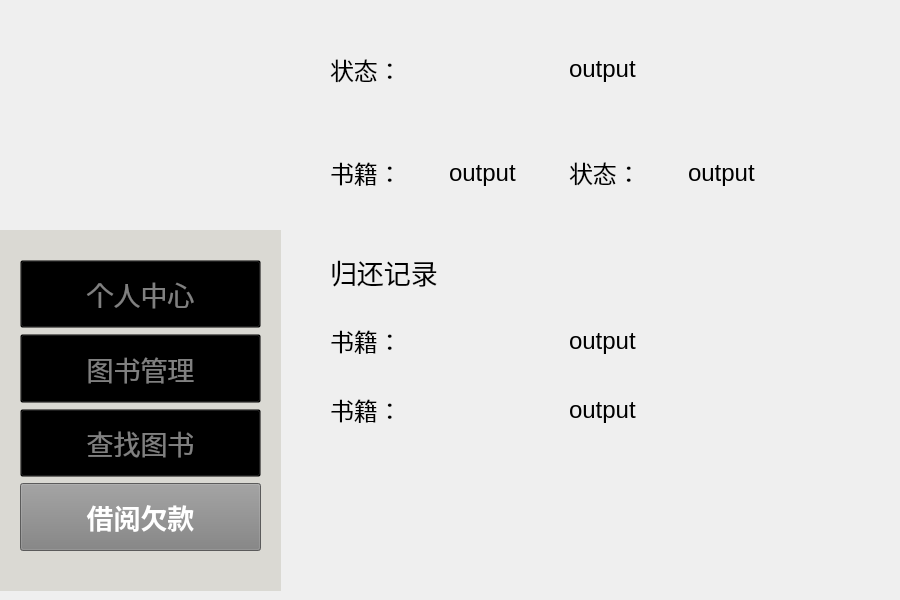
<?xml version="1.0" encoding="UTF-8"?>
<ui version="4.0">
 <class>paymode</class>
 <widget class="QWidget" name="paymode">
  <property name="geometry">
   <rect>
    <x>0</x>
    <y>0</y>
    <width>900</width>
    <height>600</height>
   </rect>
  </property>
  <property name="windowTitle">
   <string>Form</string>
  </property>
  <widget class="QWidget" name="verticalLayoutWidget_3">
   <property name="geometry">
    <rect>
     <x>330</x>
     <y>20</y>
     <width>471</width>
     <height>201</height>
    </rect>
   </property>
   <layout class="QVBoxLayout" name="verticalLayout">
    <item>
     <layout class="QHBoxLayout" name="horizontalLayout_2">
      <item>
       <widget class="QLabel" name="label_13">
        <property name="font">
         <font>
          <pointsize>18</pointsize>
         </font>
        </property>
        <property name="text">
         <string>状态：</string>
        </property>
       </widget>
      </item>
      <item>
       <widget class="QLabel" name="label_14">
        <property name="font">
         <font>
          <pointsize>18</pointsize>
         </font>
        </property>
        <property name="text">
         <string>output</string>
        </property>
       </widget>
      </item>
     </layout>
    </item>
    <item>
     <layout class="QHBoxLayout" name="horizontalLayout">
      <item>
       <widget class="QLabel" name="label_8">
        <property name="font">
         <font>
          <pointsize>18</pointsize>
         </font>
        </property>
        <property name="text">
         <string>书籍：</string>
        </property>
       </widget>
      </item>
      <item>
       <widget class="QLabel" name="label_6">
        <property name="font">
         <font>
          <pointsize>18</pointsize>
         </font>
        </property>
        <property name="text">
         <string>output</string>
        </property>
       </widget>
      </item>
      <item>
       <widget class="QLabel" name="label_9">
        <property name="font">
         <font>
          <pointsize>18</pointsize>
         </font>
        </property>
        <property name="text">
         <string>状态：</string>
        </property>
       </widget>
      </item>
      <item>
       <widget class="QLabel" name="label_10">
        <property name="font">
         <font>
          <pointsize>18</pointsize>
         </font>
        </property>
        <property name="text">
         <string>output</string>
        </property>
       </widget>
      </item>
     </layout>
    </item>
   </layout>
  </widget>
  <widget class="QWidget" name="verticalLayoutWidget_4">
   <property name="geometry">
    <rect>
     <x>330</x>
     <y>240</y>
     <width>471</width>
     <height>201</height>
    </rect>
   </property>
   <layout class="QVBoxLayout" name="verticalLayout_3">
    <item>
     <widget class="QLabel" name="label_7">
      <property name="font">
       <font>
        <family>华文隶书</family>
        <pointsize>20</pointsize>
       </font>
      </property>
      <property name="text">
       <string>归还记录</string>
      </property>
     </widget>
    </item>
    <item>
     <layout class="QHBoxLayout" name="horizontalLayout_3">
      <item>
       <widget class="QLabel" name="label_15">
        <property name="font">
         <font>
          <pointsize>18</pointsize>
         </font>
        </property>
        <property name="text">
         <string>书籍：</string>
        </property>
       </widget>
      </item>
      <item>
       <widget class="QLabel" name="label_16">
        <property name="font">
         <font>
          <pointsize>18</pointsize>
         </font>
        </property>
        <property name="text">
         <string>output</string>
        </property>
       </widget>
      </item>
     </layout>
    </item>
    <item>
     <layout class="QHBoxLayout" name="horizontalLayout_4">
      <item>
       <widget class="QLabel" name="label_19">
        <property name="font">
         <font>
          <pointsize>18</pointsize>
         </font>
        </property>
        <property name="text">
         <string>书籍：</string>
        </property>
       </widget>
      </item>
      <item>
       <widget class="QLabel" name="label_20">
        <property name="font">
         <font>
          <pointsize>18</pointsize>
         </font>
        </property>
        <property name="text">
         <string>output</string>
        </property>
       </widget>
      </item>
     </layout>
    </item>
   </layout>
  </widget>
  <widget class="QLabel" name="logo">
   <property name="enabled">
    <bool>true</bool>
   </property>
   <property name="geometry">
    <rect>
     <x>0</x>
     <y>0</y>
     <width>281</width>
     <height>271</height>
    </rect>
   </property>
   <property name="styleSheet">
    <string notr="true">QLabel {
    background-color: transparent;
}
</string>
   </property>
   <property name="frameShape">
    <enum>QFrame::Shape::NoFrame</enum>
   </property>
   <property name="frameShadow">
    <enum>QFrame::Shadow::Plain</enum>
   </property>
   <property name="text">
    <string/>
   </property>
   <property name="pixmap">
    <pixmap resource="resources.qrc">:/images/E:/document/year_one/3rd/Logo.png</pixmap>
   </property>
   <property name="scaledContents">
    <bool>true</bool>
   </property>
   <property name="wordWrap">
    <bool>false</bool>
   </property>
   <property name="openExternalLinks">
    <bool>false</bool>
   </property>
   <property name="textInteractionFlags">
    <set>Qt::TextInteractionFlag::LinksAccessibleByMouse</set>
   </property>
  </widget>
  <widget class="QLabel" name="cat_1">
   <property name="geometry">
    <rect>
     <x>730</x>
     <y>350</y>
     <width>171</width>
     <height>221</height>
    </rect>
   </property>
   <property name="sizePolicy">
    <sizepolicy hsizetype="Expanding" vsizetype="Expanding">
     <horstretch>0</horstretch>
     <verstretch>0</verstretch>
    </sizepolicy>
   </property>
   <property name="maximumSize">
    <size>
     <width>300</width>
     <height>300</height>
    </size>
   </property>
   <property name="text">
    <string/>
   </property>
   <property name="pixmap">
    <pixmap resource="resources.qrc">:/images/E:/document/year_one/3rd/Cat(1).png</pixmap>
   </property>
   <property name="scaledContents">
    <bool>true</bool>
   </property>
  </widget>
  <widget class="QWidget" name="verticalLayoutWidget">
   <property name="geometry">
    <rect>
     <x>0</x>
     <y>230</y>
     <width>281</width>
     <height>361</height>
    </rect>
   </property>
   <layout class="QVBoxLayout" name="mode">
    <item>
     <widget class="QFrame" name="frame">
      <property name="enabled">
       <bool>true</bool>
      </property>
      <property name="acceptDrops">
       <bool>false</bool>
      </property>
      <property name="autoFillBackground">
       <bool>false</bool>
      </property>
      <property name="styleSheet">
       <string notr="true">QFrame {
    background-color: rgb(218,217,211); 
}
</string>
      </property>
      <property name="frameShape">
       <enum>QFrame::Shape::NoFrame</enum>
      </property>
      <property name="frameShadow">
       <enum>QFrame::Shadow::Plain</enum>
      </property>
      <widget class="QWidget" name="verticalLayoutWidget_2">
       <property name="geometry">
        <rect>
         <x>20</x>
         <y>30</y>
         <width>241</width>
         <height>291</height>
        </rect>
       </property>
       <layout class="QVBoxLayout" name="verticalLayout_2">
        <item>
         <widget class="QPushButton" name="PersonalMode_Button">
          <property name="enabled">
           <bool>true</bool>
          </property>
          <property name="sizePolicy">
           <sizepolicy hsizetype="Expanding" vsizetype="Expanding">
            <horstretch>0</horstretch>
            <verstretch>0</verstretch>
           </sizepolicy>
          </property>
          <property name="font">
           <font>
            <pointsize>20</pointsize>
            <bold>false</bold>
           </font>
          </property>
          <property name="focusPolicy">
           <enum>Qt::FocusPolicy::ClickFocus</enum>
          </property>
          <property name="layoutDirection">
           <enum>Qt::LayoutDirection::LeftToRight</enum>
          </property>
          <property name="autoFillBackground">
           <bool>false</bool>
          </property>
          <property name="styleSheet">
           <string notr="true">QPushButton {
    background-color: transparent;
    color: grey;
}
</string>
          </property>
          <property name="text">
           <string>个人中心</string>
          </property>
         </widget>
        </item>
        <item>
         <widget class="QPushButton" name="BookMode_Button">
          <property name="enabled">
           <bool>true</bool>
          </property>
          <property name="sizePolicy">
           <sizepolicy hsizetype="Expanding" vsizetype="Expanding">
            <horstretch>0</horstretch>
            <verstretch>0</verstretch>
           </sizepolicy>
          </property>
          <property name="palette">
           <palette>
            <active>
             <colorrole role="WindowText">
              <brush brushstyle="SolidPattern">
               <color alpha="255">
                <red>128</red>
                <green>128</green>
                <blue>128</blue>
               </color>
              </brush>
             </colorrole>
             <colorrole role="Button">
              <brush brushstyle="SolidPattern">
               <color alpha="0">
                <red>0</red>
                <green>0</green>
                <blue>0</blue>
               </color>
              </brush>
             </colorrole>
             <colorrole role="Text">
              <brush brushstyle="SolidPattern">
               <color alpha="255">
                <red>128</red>
                <green>128</green>
                <blue>128</blue>
               </color>
              </brush>
             </colorrole>
             <colorrole role="ButtonText">
              <brush brushstyle="SolidPattern">
               <color alpha="255">
                <red>128</red>
                <green>128</green>
                <blue>128</blue>
               </color>
              </brush>
             </colorrole>
             <colorrole role="Base">
              <brush brushstyle="SolidPattern">
               <color alpha="0">
                <red>0</red>
                <green>0</green>
                <blue>0</blue>
               </color>
              </brush>
             </colorrole>
             <colorrole role="Window">
              <brush brushstyle="SolidPattern">
               <color alpha="0">
                <red>0</red>
                <green>0</green>
                <blue>0</blue>
               </color>
              </brush>
             </colorrole>
             <colorrole role="PlaceholderText">
              <brush brushstyle="SolidPattern">
               <color alpha="128">
                <red>128</red>
                <green>128</green>
                <blue>128</blue>
               </color>
              </brush>
             </colorrole>
            </active>
            <inactive>
             <colorrole role="WindowText">
              <brush brushstyle="SolidPattern">
               <color alpha="255">
                <red>128</red>
                <green>128</green>
                <blue>128</blue>
               </color>
              </brush>
             </colorrole>
             <colorrole role="Button">
              <brush brushstyle="SolidPattern">
               <color alpha="0">
                <red>0</red>
                <green>0</green>
                <blue>0</blue>
               </color>
              </brush>
             </colorrole>
             <colorrole role="Text">
              <brush brushstyle="SolidPattern">
               <color alpha="255">
                <red>128</red>
                <green>128</green>
                <blue>128</blue>
               </color>
              </brush>
             </colorrole>
             <colorrole role="ButtonText">
              <brush brushstyle="SolidPattern">
               <color alpha="255">
                <red>128</red>
                <green>128</green>
                <blue>128</blue>
               </color>
              </brush>
             </colorrole>
             <colorrole role="Base">
              <brush brushstyle="SolidPattern">
               <color alpha="0">
                <red>0</red>
                <green>0</green>
                <blue>0</blue>
               </color>
              </brush>
             </colorrole>
             <colorrole role="Window">
              <brush brushstyle="SolidPattern">
               <color alpha="0">
                <red>0</red>
                <green>0</green>
                <blue>0</blue>
               </color>
              </brush>
             </colorrole>
             <colorrole role="PlaceholderText">
              <brush brushstyle="SolidPattern">
               <color alpha="128">
                <red>128</red>
                <green>128</green>
                <blue>128</blue>
               </color>
              </brush>
             </colorrole>
            </inactive>
            <disabled>
             <colorrole role="WindowText">
              <brush brushstyle="SolidPattern">
               <color alpha="255">
                <red>128</red>
                <green>128</green>
                <blue>128</blue>
               </color>
              </brush>
             </colorrole>
             <colorrole role="Button">
              <brush brushstyle="SolidPattern">
               <color alpha="0">
                <red>0</red>
                <green>0</green>
                <blue>0</blue>
               </color>
              </brush>
             </colorrole>
             <colorrole role="Text">
              <brush brushstyle="SolidPattern">
               <color alpha="255">
                <red>128</red>
                <green>128</green>
                <blue>128</blue>
               </color>
              </brush>
             </colorrole>
             <colorrole role="ButtonText">
              <brush brushstyle="SolidPattern">
               <color alpha="255">
                <red>128</red>
                <green>128</green>
                <blue>128</blue>
               </color>
              </brush>
             </colorrole>
             <colorrole role="Base">
              <brush brushstyle="SolidPattern">
               <color alpha="0">
                <red>0</red>
                <green>0</green>
                <blue>0</blue>
               </color>
              </brush>
             </colorrole>
             <colorrole role="Window">
              <brush brushstyle="SolidPattern">
               <color alpha="0">
                <red>0</red>
                <green>0</green>
                <blue>0</blue>
               </color>
              </brush>
             </colorrole>
             <colorrole role="PlaceholderText">
              <brush brushstyle="SolidPattern">
               <color alpha="128">
                <red>128</red>
                <green>128</green>
                <blue>128</blue>
               </color>
              </brush>
             </colorrole>
            </disabled>
           </palette>
          </property>
          <property name="font">
           <font>
            <pointsize>20</pointsize>
            <bold>false</bold>
           </font>
          </property>
          <property name="mouseTracking">
           <bool>false</bool>
          </property>
          <property name="acceptDrops">
           <bool>false</bool>
          </property>
          <property name="layoutDirection">
           <enum>Qt::LayoutDirection::LeftToRight</enum>
          </property>
          <property name="autoFillBackground">
           <bool>false</bool>
          </property>
          <property name="styleSheet">
           <string notr="true">QPushButton {
    background-color: transparent;
    color: grey;
}
</string>
          </property>
          <property name="text">
           <string>图书管理</string>
          </property>
         </widget>
        </item>
        <item>
         <widget class="QPushButton" name="FindBookMode_Button">
          <property name="sizePolicy">
           <sizepolicy hsizetype="Expanding" vsizetype="Expanding">
            <horstretch>0</horstretch>
            <verstretch>0</verstretch>
           </sizepolicy>
          </property>
          <property name="font">
           <font>
            <pointsize>20</pointsize>
            <bold>false</bold>
           </font>
          </property>
          <property name="layoutDirection">
           <enum>Qt::LayoutDirection::LeftToRight</enum>
          </property>
          <property name="autoFillBackground">
           <bool>false</bool>
          </property>
          <property name="styleSheet">
           <string notr="true">QPushButton {
    background-color: transparent;
    color: grey;
}
</string>
          </property>
          <property name="text">
           <string>查找图书</string>
          </property>
         </widget>
        </item>
        <item>
         <widget class="QPushButton" name="PayMode_Button">
          <property name="sizePolicy">
           <sizepolicy hsizetype="Expanding" vsizetype="Expanding">
            <horstretch>0</horstretch>
            <verstretch>0</verstretch>
           </sizepolicy>
          </property>
          <property name="font">
           <font>
            <pointsize>20</pointsize>
            <bold>true</bold>
           </font>
          </property>
          <property name="layoutDirection">
           <enum>Qt::LayoutDirection::LeftToRight</enum>
          </property>
          <property name="autoFillBackground">
           <bool>false</bool>
          </property>
          <property name="styleSheet">
           <string notr="true">QPushButton {
    background-color: gray;
    color: white;
}</string>
          </property>
          <property name="text">
           <string>借阅欠款</string>
          </property>
         </widget>
        </item>
       </layout>
       <zorder>BookMode_Button</zorder>
       <zorder>FindBookMode_Button</zorder>
       <zorder>PayMode_Button</zorder>
       <zorder>PersonalMode_Button</zorder>
      </widget>
     </widget>
    </item>
   </layout>
  </widget>
 </widget>
 <resources>
  <include location="resources.qrc"/>
 </resources>
 <connections/>
</ui>
